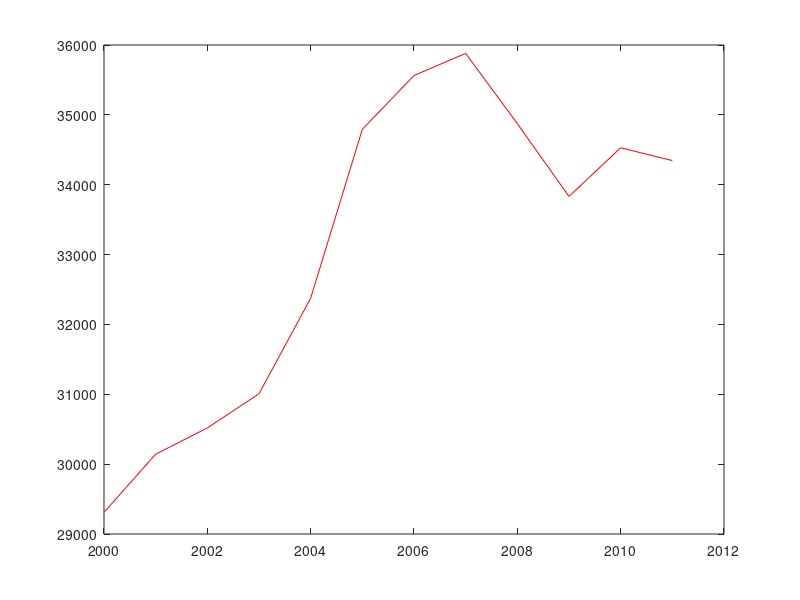

This chart was generated by the following MATLAB code:
clc
clear all
close all

load datiOTT;
loads = datiOTT(:,2);
years = datiOTT(:,3);

for i = 0:11
    currentYear = 2000+i;
    currentLoads = loads(years == currentYear);
    fourWeeksLoads = currentLoads(1:28); % mi procuro i dati robusti (28 giorni invece di 31)
    means(i+1) = mean(fourWeeksLoads);
end

figure(1)
plot(2000:2011, means, 'r')